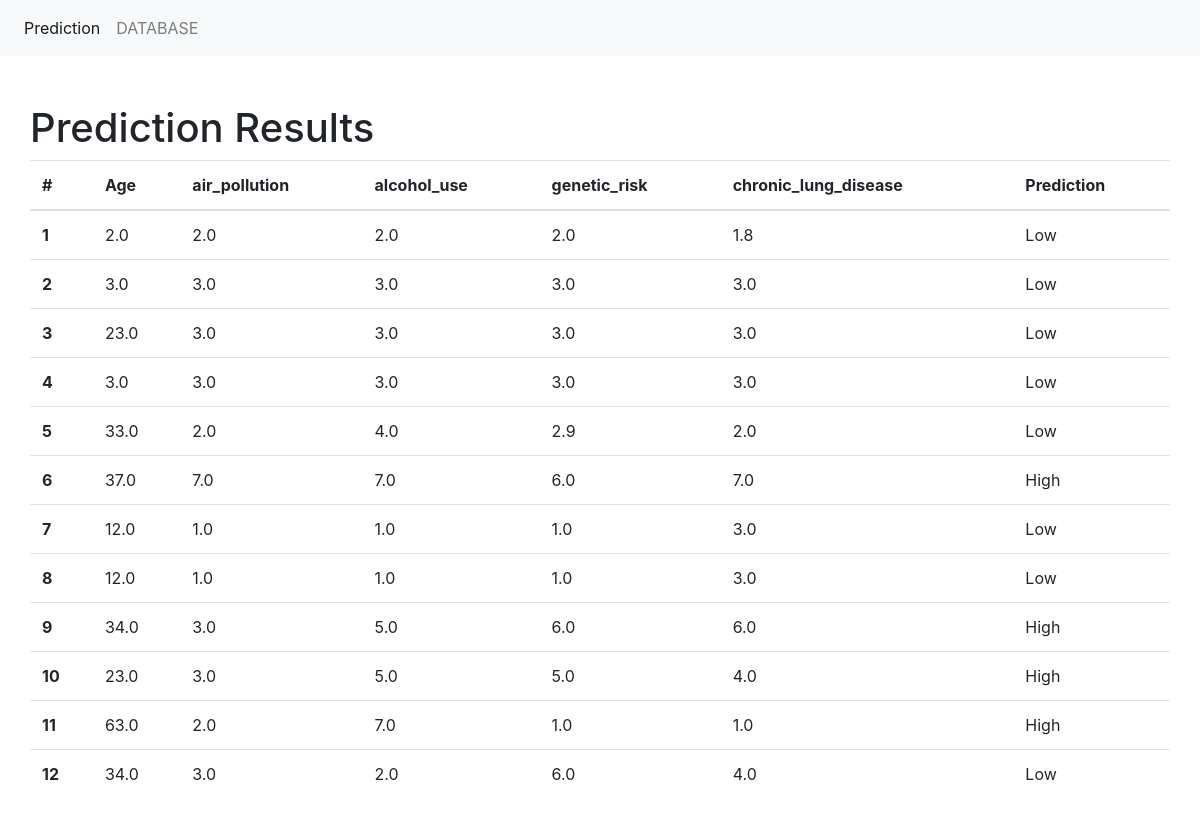
Before: /results/ with the older database file.
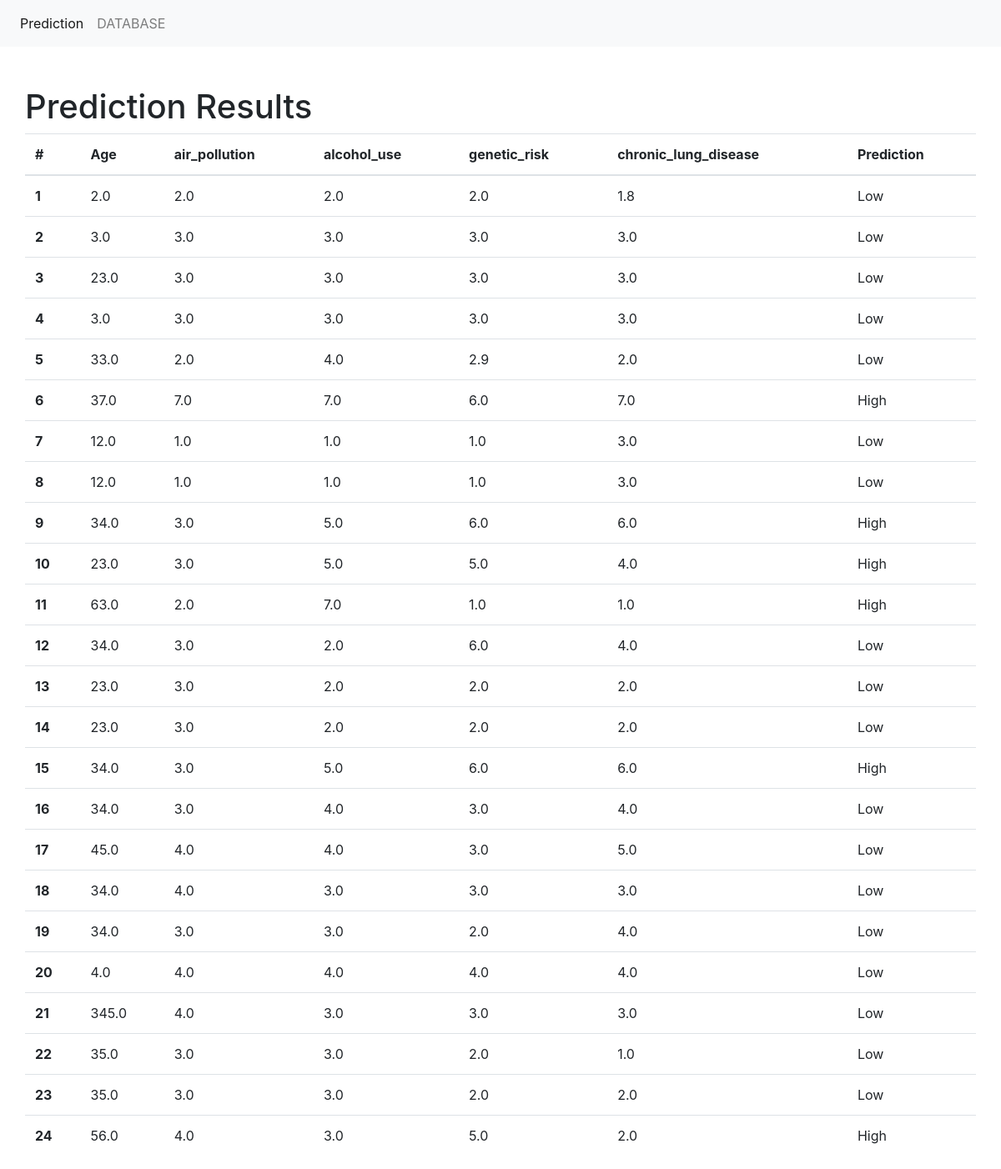
After: the same page with the newer database file.
### myapp/models.py (models this page shows, shortened)
class PredResults(models.Model):
    Age = models.FloatField()
    air_pollution = models.FloatField()
    alcohol_use = models.FloatField()
    genetic_risk = models.FloatField()
    chronic_lung_disease = models.FloatField()
    Level = models.CharField(max_length=30)

### myapp/views.py (the view)
# urls.py: path('results/', views.view_results, name='results'),
def view_results(request):
    data = {"dataset": PredResults.objects.all()}
    return render(request, "results.html", data)

### templates/results.html
{% extends "base.html" %}
{% block main %}
    <div class="container pt-5">
        <div class="row">
        <h1>Prediction Results</h1>
            <table class="table">
                <thead>
                <tr>
                <th scope="col">#</th>
                <th scope="col">   Age</th>
                <th scope="col">  air_pollution</th>
                <th scope="col">  alcohol_use</th>
                <th scope="col">  genetic_risk</th>
                <th scope="col"> chronic_lung_disease</th>
                <th scope="col">Prediction</th>
                </tr>
                </thead>
                <tbody>
                {% for data in dataset %}
                    <tr>
                    <th scope="row">{{ data.id }}</th>
                    <td>{{ data.Age }}</td>
                    <td>{{ data.air_pollution }}</td>
                    <td>{{ data.alcohol_use }}</td>
                    <td>{{ data.genetic_risk }}</td>
                    <td>{{ data.chronic_lung_disease }}</td>
                    <td>{{ data.Level }}</td>
                    </tr>
                {% endfor %}
                </tbody>
            </table>
        </div>
    </div>
{% endblock %}

### templates/base.html (shortened to what this page needs)
<!doctype html>
<html lang="en">
    <head>
    <link rel="stylesheet" href="https://stackpath.bootstrapcdn.com/bootstrap/4.4.1/css/bootstrap.min.css">
    </head>
    <body>
    <nav class="navbar navbar-expand-lg navbar-light bg-light">
        <div class="collapse navbar-collapse" id="navbarSupportedContent">
          <ul class="navbar-nav mr-auto">
            <li class="nav-item active">
              <a class="nav-link" href="/">Prediction <span class="sr-only">(current)</span></a>
            </li>
            <li class="nav-item">
              <a class="nav-link" href="/results">DATABASE</a>
            </li>
          </ul>
        </div>
      </nav>
    {% block main %}
    {% endblock %}
    </body>
</html>

Changed rows visible on the page:
added PredResults: id "13", Age "23.0", air_pollution "3.0", alcohol_use "2.0", genetic_risk "2.0", chronic_lung_disease "2.0", Level "Low"
added PredResults: id "14", Age "23.0", air_pollution "3.0", alcohol_use "2.0", genetic_risk "2.0", chronic_lung_disease "2.0", Level "Low"
added PredResults: id "15", Age "34.0", air_pollution "3.0", alcohol_use "5.0", genetic_risk "6.0", chronic_lung_disease "6.0", Level "High"
added PredResults: id "16", Age "34.0", air_pollution "3.0", alcohol_use "4.0", genetic_risk "3.0", chronic_lung_disease "4.0", Level "Low"
added PredResults: id "17", Age "45.0", air_pollution "4.0", alcohol_use "4.0", genetic_risk "3.0", chronic_lung_disease "5.0", Level "Low"
added PredResults: id "18", Age "34.0", air_pollution "4.0", alcohol_use "3.0", genetic_risk "3.0", chronic_lung_disease "3.0", Level "Low"
added PredResults: id "19", Age "34.0", air_pollution "3.0", alcohol_use "3.0", genetic_risk "2.0", chronic_lung_disease "4.0", Level "Low"
added PredResults: id "20", Age "4.0", air_pollution "4.0", alcohol_use "4.0", genetic_risk "4.0", chronic_lung_disease "4.0", Level "Low"
added PredResults: id "21", Age "345.0", air_pollution "4.0", alcohol_use "3.0", genetic_risk "3.0", chronic_lung_disease "3.0", Level "Low"
added PredResults: id "22", Age "35.0", air_pollution "3.0", alcohol_use "3.0", genetic_risk "2.0", chronic_lung_disease "1.0", Level "Low"
added PredResults: id "23", Age "35.0", air_pollution "3.0", alcohol_use "3.0", genetic_risk "2.0", chronic_lung_disease "2.0", Level "Low"
added PredResults: id "24", Age "56.0", air_pollution "4.0", alcohol_use "3.0", genetic_risk "5.0", chronic_lung_disease "2.0", Level "High"
